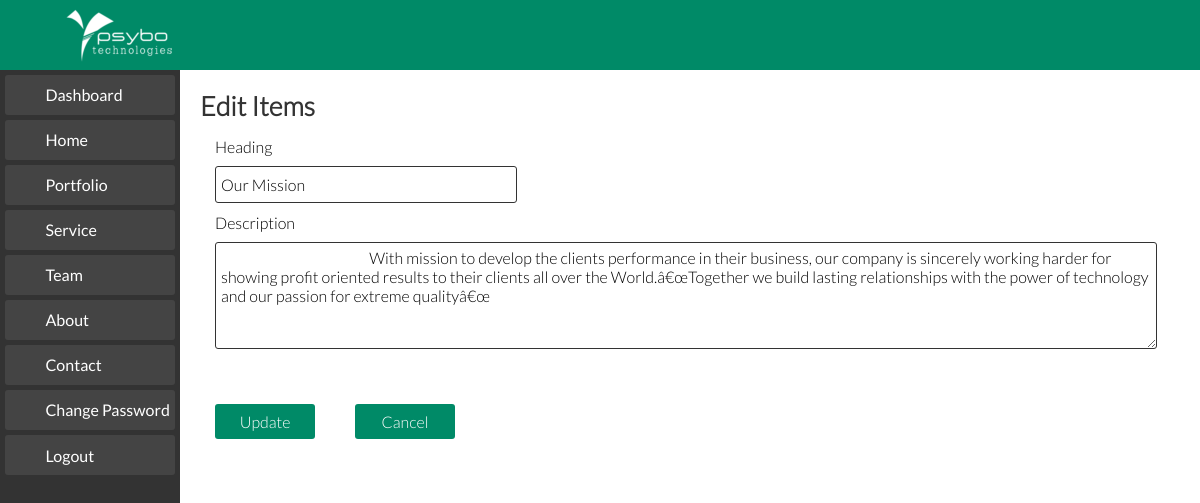
/editaboutItem.php?itemid=101 (signed in), run on the app's committed database.
### tables this page shows
CREATE TABLE `subHeadings` (
  `id` int(11) NOT NULL AUTO_INCREMENT,
  `name` varchar(45) NOT NULL,
  `title` varchar(100) DEFAULT NULL,
  `description` varchar(500) DEFAULT NULL,
  `files_id` int(11) NOT NULL,
  `link` varchar(55) DEFAULT NULL,
  PRIMARY KEY (`id`),
  KEY `fk_service_files1_idx` (`files_id`),
  CONSTRAINT `fk_service_files1` FOREIGN KEY (`files_id`) REFERENCES `files` (`id`) ON DELETE NO ACTION ON UPDATE NO ACTION
);

### Database.php (called while the page is built, shortened)
<?php
class Database
{
	private $host='';
	private $user='';
	private $password='';
	private $database='';
	private $condb="";
	function __construct($host,$user,$password,$database)
	{
		$this->host=$host;
		$this->user=$user;
		$this->password=$password;
		$this->database=$database;
	}
	public function connect()
	{
		$this->condb = new mysqli($this->host,$this->user,$this->password,$this->database);
	}
	public function select($table,$fields,$where)
	{
		$fields=implode(',',$fields);
		$select="SELECT ";
		if ($fields==null)
		{
			$select.="* FROM ".$table;
		}
		else
		{
			$select.=$fields." FROM ".$table;
		}
		if($where != null)
		{
			$select.=" WHERE ".$where[0]." = ";
			if (is_string($where[1]))
				$select.="'".$where[1]."'";
			else
				$select.=$where[1];
		}
		$query=mysqli_query($this->condb,$select);
		$recset = array();
		while ($rec=mysqli_fetch_array($query))
			array_push($recset, $rec);
		return $recset;
	}
}
?>

### editaboutItem.php (the view, shortened to what this page needs)
<?php
	include_once 'Database.php';
	$objdb = new Database('localhost', 'root', 'asd', 'psybo-db');
	$hId = $_GET['itemid'];
	$resultHead = $objdb->select('subHeadings', array(), array('id', $hId));
 ?>
<!DOCTYPE html>
<html lang="en">
<head>
	<link rel="stylesheet" href="css/normalize.css">
	<link rel="stylesheet" href="css/admin-style.css">
</head>
<body>
	<?php include 'dash.php'; ?>
	<section class="add-service">
		<form action="" method="POST" id="firstForm">
			<div class="first-content">
				<h3>Edit Items</h3>
				<div class="group">
					<label for="aboutHeadding">Heading</label><br>
					<input type="text" id="aboutHeadding" name="aboutHeadding" required value=<?php
																								foreach ($resultHead[0] as $key => $value) {
																									if (is_string($key) and $key == 'title') {
																										echo "\"".$value."\"";
																									}
																								}
					 																			?>>
				</div>
				<div class="group width-80">
					<label for="txtAbout">Description</label><br>
					<textarea name="txtAbout" id="txtAbout" cols="30" rows="5" required>
						<?php
							foreach ($resultHead[0] as $key => $value) {
								if (is_string($key) and $key == 'description') {
									echo $value;
								}
							}
						?>
					</textarea>
				</div>
			</div>
			<div class="group pad-left">
				<button id="btnAdd" name="btnAdd">Update</button>
			</div>
		</form>
		<div class="group">
			<form action="tabAbout.php">
				<button id="btnCancel" name="btnCancel">Cancel</button>
			</form>
		</div>
	</section>
</body>
</html>

### css/admin-style.css (style rules this page uses)
body { padding-top: 70px; font-family: Lato-light; font-size: 16px; }
h3 { font-family: Lato-light; font-size: 20pt; margin: 10px 0; padding: 0; color: #333; }
section { padding-left: 15%; width: 85%; float: left; }
.add-service { width: 80%; padding-top: 10px; float: left; margin-bottom: 100px; }
.add-service label { float: left; }
.first-content { width: 100%; float: left; padding-left: 20px; margin-bottom: 15px; }
.group { float: left; width: 33.33%; box-sizing: border-box; padding: 5px 15px; }
.width-80 { width: 100%; }
.group input { width: 100%; height: 25px; padding: 5px; border: 1px solid #333; margin: 10px 0 0; float: left; background-color: #fff; border-radius: 3px; transition: border 0.4s ease ; }
.group textarea { width: 100%; padding: 5px; border: 1px solid #333; margin: 10px 0; float: left; background-color: #fff; border-radius: 3px; transition: border 0.4s ease ; }
.pad-left { padding: 5px 0px 0 20px; width: unset; }
.add-service button, .change-pwrd button { width: 100px; height: 35px; padding: 5px; color: #fff; border: 0; margin: 20px 10px 0 15px; background-color: #008a67; border-radius: 3px; -webkit-transition: background-color 0.3s ease; -moz-transition: background-color 0.3s ease; -ms-transition: background-color 0.3s ease; -o-transition: background-color 0.3s ease; transition: background-color 0.3s ease; }

### data on the page
subheadings: aboutHeadding "Our Mission", txtAbout "With mission to develop the clients performance in their business, our company is sincerely working harder for showing profit oriented results to their clients all over the World.â€œTogether we build lasting relationships with the power of technology and our passion for extreme qualityâ€œ"
